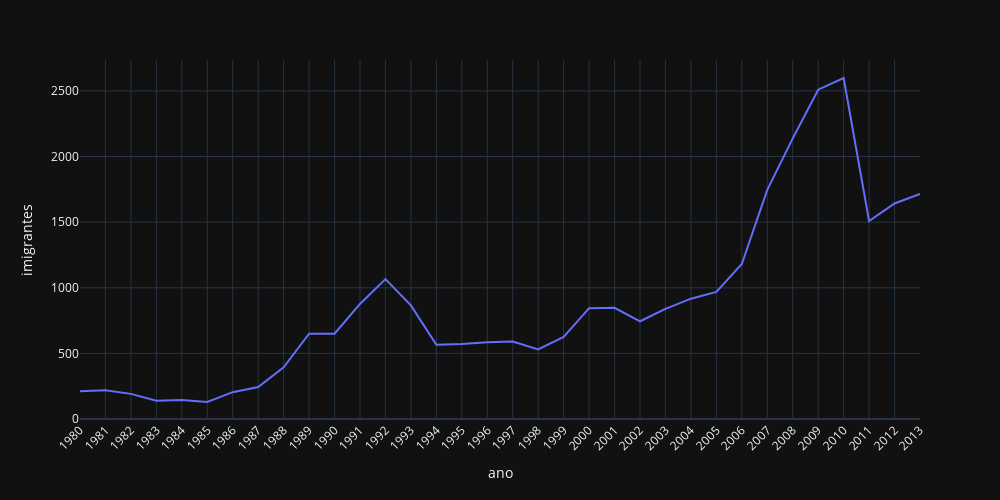

The notebook cell this image was saved under:
### Code cell
fig = px.line(dados_brasil, x='ano', y='imigrantes')
fig.update_layout(width=1000, height=500, xaxis={'tickangle': -45})
fig.show()

### Figure 1 — Plotly figure (JSON) as saved in the notebook; plotly's stock layout.template omitted (floating-point values rounded to 4 significant figures)
{"data": [{"hovertemplate": "ano=%{x}<br>imigrantes=%{y}<extra></extra>", "legendgroup": "", "line": {"color": "#636efa", "dash": "solid"}, "marker": {"symbol": "circle"}, "mode": "lines", "name": "", "orientation": "v", "showlegend": false, "x": ["1980", "1981", "1982", "1983", "1984", "1985", "1986", "1987", "1988", "1989", "1990", "1991", "1992", "1993", "1994", "1995", "1996", "1997", "1998", "1999", "2000", "2001", "2002", "2003", "2004", "2005", "2006", "2007", "2008", "2009", "2010", "2011", "2012", "2013"], "xaxis": "x", "y": [211, 220, 192, 139, 145, 130, 205, 244, 394, 650, 650, 877, 1066, 866, 566, 572, 586, 591, 531, 626, 845, 847, 745, 839, 917, 969, 1181, 1746, 2138, 2509, 2598, 1508, 1642, 1714], "yaxis": "y", "type": "scatter"}], "layout": {"xaxis": {"anchor": "y", "domain": [0.0, 1.0], "title": {"text": "ano"}, "tickangle": -45}, "yaxis": {"anchor": "x", "domain": [0.0, 1.0], "title": {"text": "imigrantes"}}, "legend": {"tracegroupgap": 0}, "margin": {"t": 60}, "width": 1000, "height": 500}}
